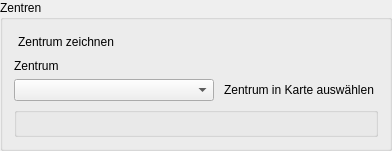
         <widget class="QgsCollapsibleGroupBox" name="mGroupBox_4">
          <property name="title">
           <string>Zentren</string>
          </property>
          <property name="collapsed">
           <bool>false</bool>
          </property>
          <layout class="QVBoxLayout" name="verticalLayout_5">
           <item>
            <widget class="QPushButton" name="draw_center_button">
             <property name="sizePolicy">
              <sizepolicy hsizetype="Fixed" vsizetype="Fixed">
               <horstretch>0</horstretch>
               <verstretch>0</verstretch>
              </sizepolicy>
             </property>
             <property name="cursor">
              <cursorShape>PointingHandCursor</cursorShape>
             </property>
             <property name="toolTip">
              <string>&lt;html&gt;&lt;head/&gt;&lt;body&gt;&lt;p&gt;&lt;span style=&quot; font-weight:600;&quot;&gt;Zentrum zeichnen&lt;/span&gt;&lt;/p&gt;&lt;p&gt;Zentren in der Karte einzeichnen, um die räumliche Basis für die Bilanzierung der Auswirkungen im Planfall festzulegen.&lt;/p&gt;&lt;/body&gt;&lt;/html&gt;</string>
             </property>
             <property name="text">
              <string>Zentrum zeichnen</string>
             </property>
             <property name="icon">
              <iconset>
               <normaloff>../../images/iconset_mob/20190619_iconset_mob_draw_polygon_1_checkable.png</normaloff>
               <normalon>../../images/iconset_mob/20190619_iconset_mob_draw_polygon_2_checkable.png</normalon>../../images/iconset_mob/20190619_iconset_mob_draw_polygon_1_checkable.png</iconset>
             </property>
             <property name="iconSize">
              <size>
               <width>24</width>
               <height>24</height>
              </size>
             </property>
             <property name="checkable">
              <bool>true</bool>
             </property>
             <property name="autoExclusive">
              <bool>true</bool>
             </property>
             <property name="flat">
              <bool>true</bool>
             </property>
            </widget>
           </item>
           <item>
            <widget class="QLabel" name="label_15">
             <property name="text">
              <string>Zentrum</string>
             </property>
            </widget>
           </item>
           <item>
            <layout class="QHBoxLayout" name="horizontalLayout_19">
             <item>
              <widget class="QComboBox" name="centers_combo">
               <property name="minimumSize">
                <size>
                 <width>200</width>
                 <height>0</height>
                </size>
               </property>
               <property name="toolTip">
                <string>&lt;html&gt;&lt;head/&gt;&lt;body&gt;&lt;p&gt;&lt;span style=&quot; font-weight:600;&quot;&gt;Punktuelle Maßnahme auswählen&lt;/span&gt;&lt;/p&gt;&lt;p&gt;Wählen Sie hier eine punktuelle Maßnahme über eine Liste aus, um sie bearbeiten zu können (Bezeichnung vergeben, einem Netz zuordnen, Kosten festlegen).&lt;/p&gt;&lt;/body&gt;&lt;/html&gt;</string>
               </property>
              </widget>
             </item>
             <item>
              <widget class="QPushButton" name="select_center_button">
               <property name="sizePolicy">
                <sizepolicy hsizetype="Fixed" vsizetype="Fixed">
                 <horstretch>0</horstretch>
                 <verstretch>0</verstretch>
                </sizepolicy>
               </property>
               <property name="cursor">
                <cursorShape>PointingHandCursor</cursorShape>
               </property>
               <property name="toolTip">
                <string>&lt;html&gt;&lt;head/&gt;&lt;body&gt;&lt;p&gt;&lt;span style=&quot; font-weight:600;&quot;&gt;Punktuelle Maßnahme auswählen&lt;/span&gt;&lt;/p&gt;&lt;p&gt;Wählen Sie hier eine punktuelle Maßnahme über dire Karte aus, um sie bearbeiten zu können (Bezeichnung vergeben, einem Netz zuordnen, Kosten festlegen).&lt;/p&gt;&lt;/body&gt;&lt;/html&gt;</string>
               </property>
               <property name="text">
                <string>Zentrum in Karte auswählen</string>
               </property>
               <property name="icon">
                <iconset>
                 <normaloff>../../images/iconset_mob/20190619_iconset_mob_select_11.png</normaloff>
                 <normalon>../../images/iconset_mob/20190619_iconset_mob_select_21.png</normalon>../../images/iconset_mob/20190619_iconset_mob_select_11.png</iconset>
               </property>
               <property name="iconSize">
                <size>
                 <width>24</width>
                 <height>24</height>
                </size>
               </property>
               <property name="checkable">
                <bool>true</bool>
               </property>
               <property name="autoExclusive">
                <bool>false</bool>
               </property>
               <property name="flat">
                <bool>true</bool>
               </property>
              </widget>
             </item>
            </layout>
           </item>
           <item>
            <widget class="QGroupBox" name="center_parameter_group">
             <property name="font">
              <font>
               <family>MS Shell Dlg 2</family>
               <pointsize>8</pointsize>
               <weight>50</weight>
               <bold>false</bold>
              </font>
             </property>
             <property name="title">
              <string/>
             </property>
             <layout class="QVBoxLayout" name="verticalLayout_19"/>
            </widget>
           </item>
          </layout>
         </widget>
